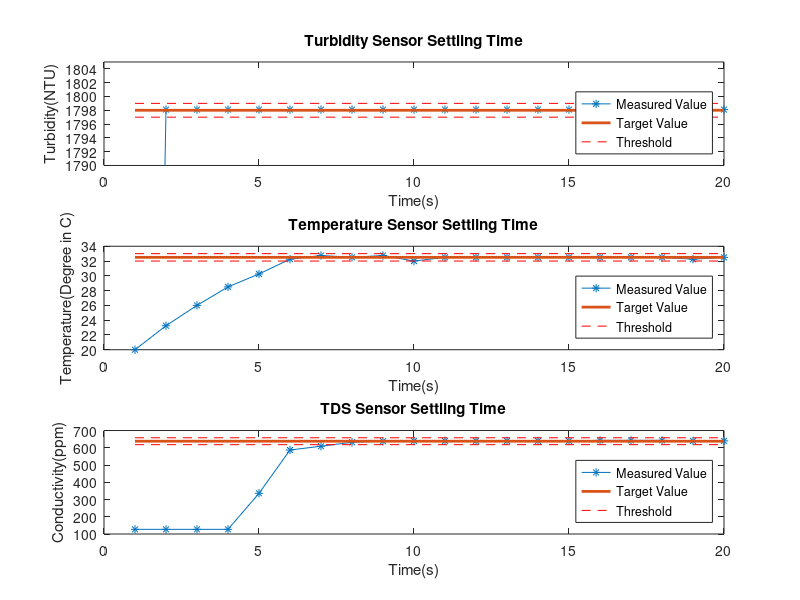

Here is the MATLAB script that generated this plot:
t = 1:1:20;
Turb = [1554.43, 1798.10, 1798.10, 1798.10, 1798.10, 1798.10, 1798.10, ...
     1798.10, 1798.10, 1798.10, 1798.10, 1798.10, 1798.10, 1798.10, 1798.10,...
      1798.10, 1798.10, 1798.10,  1798.10,  1798.10];
TargetTurb = [1798,1798,1798,1798,1798,1798,1798,1798,1798,1798,1798,...
    1798,1798,1798,1798,1798,1798,1798,1798,1798,];
Turb1 = 1797 * ones(1, 20);
Turb2 = 1799 * ones(1, 20);

Temp = [20.00, 23.25, 26, 28.5, 30.25, 32.25, 32.75, 32.50, 32.75, 32, 32.50,...
    32.5, 32.5, 32.5, 32.5, 32.5, 32.5, 32.5, 32.25, 32.5];
TargetTemp = [32.5,32.5,32.5,32.5,32.5,32.5,32.5,32.5,32.5,32.5,...
    32.5,32.5,32.5,32.5,32.5,32.5,32.5,32.5,32.5,32.5,];
Temp1 = 32 * ones(1,20);
Temp2 = 33 * ones(1,20);

TDS = [127, 127, 127, 127, 336, 587, 609, 632, 638, 640, 640, 640, 640, 640,...
    640, 643, 643, 643, 640, 640];
TargetTDS = [638,638,638,638,638,638,638,638,638,638,638,638,638,638,638,...
    638,638,638,638,638];
TDS1 = 618 * ones(1,20);
TDS2 = 658 * ones(1,20);

subplot(3,1,1)
plot(t,Turb,'Marker','*')
ylim([1790,1805])
title('Turbidity Sensor Settling Time')
xlabel('Time(s)')
ylabel('Turbidity(NTU)')
hold on 
plot(t,TargetTurb,'LineWidth', 2)
hold on
plot(t, Turb1, 'LineStyle','--', 'color','r')
plot(t, Turb2, 'LineStyle','--', 'color','r')
legend('Measured Value','Target Value','Threshold','Location','SouthEast')


subplot(3,1,2)
plot(t, Temp,'Marker','*')
title('Temperature Sensor Settling Time')
xlabel('Time(s)')
ylabel('Temperature(Degree in C)')
hold on 
plot(t,TargetTemp,'LineWidth', 2)
hold on
plot(t, Temp1, 'LineStyle','--', 'color','r')
plot(t, Temp2, 'LineStyle','--', 'color','r')
legend('Measured Value','Target Value','Threshold','Location','SouthEast')

subplot(3,1,3)
plot(t, TDS,'Marker','*')
hold on
plot(t,TargetTDS,'LineWidth', 2)
title('TDS Sensor Settling Time')
xlabel('Time(s)')
ylabel('Conductivity(ppm)')
hold on
plot(t, TDS1, 'LineStyle','--', 'color','r')
plot(t, TDS2, 'LineStyle','--', 'color','r')
legend('Measured Value','Target Value','Threshold','Location','SouthEast')